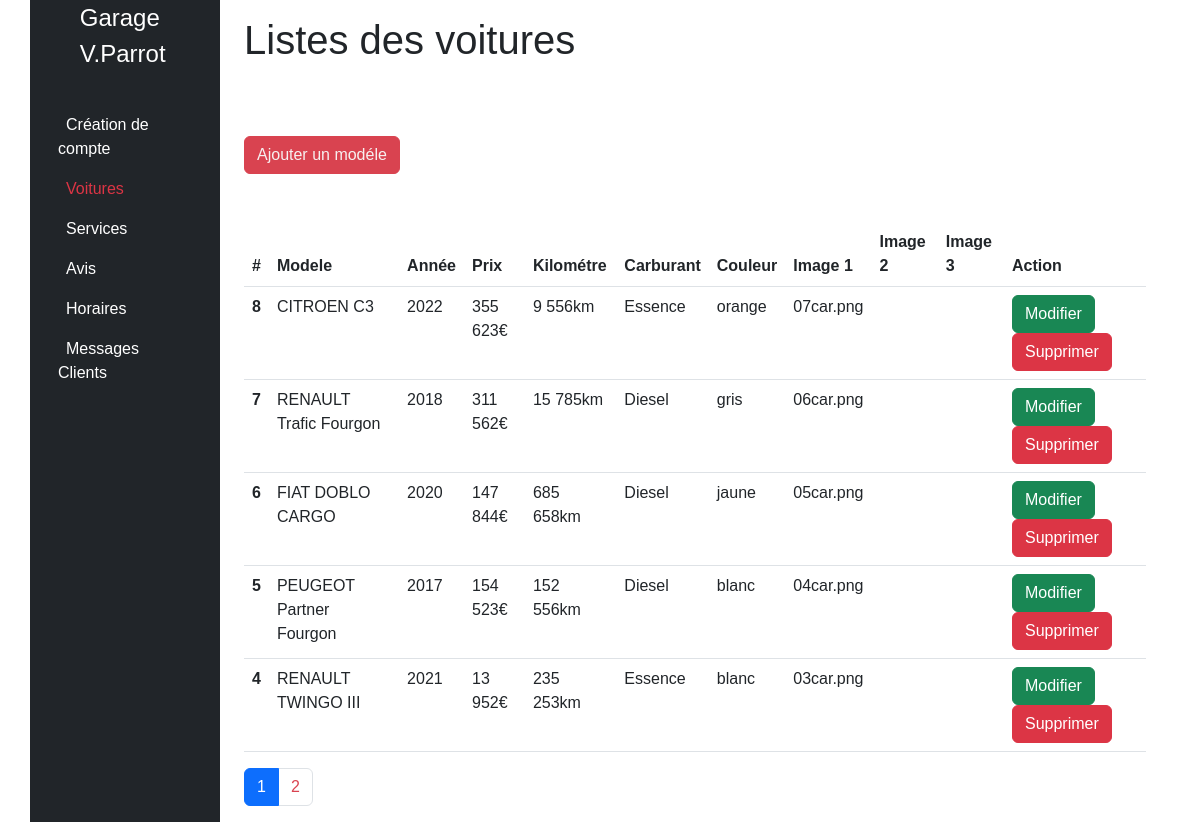
/admin/cars.php, run on an earlier commit of the app's database.
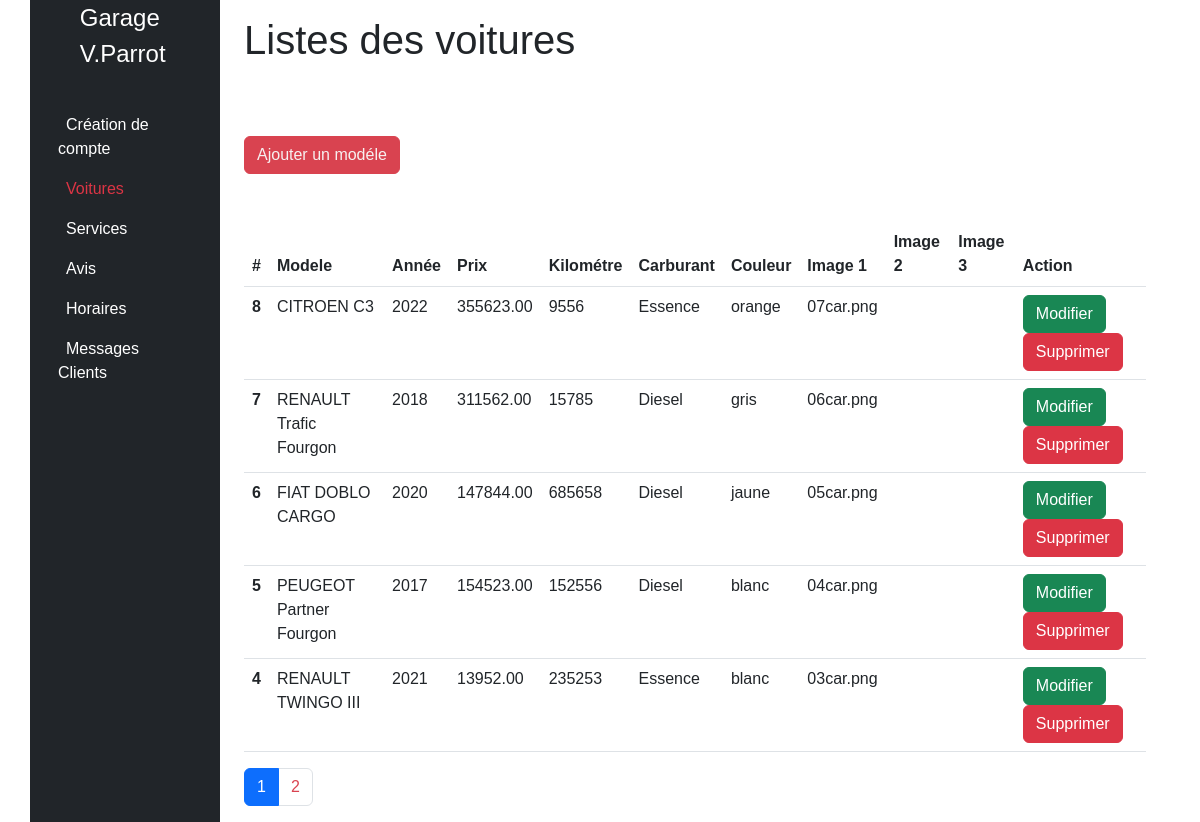
And on a later commit of the database.
### tables this page shows
CREATE TABLE pictures(
        picture_id INT PRIMARY KEY AUTO_INCREMENT  NOT NULL ,
        is_principal BOOL NOT NULL ,
        image1 VARCHAR (250) NOT NULL ,
        image2 VARCHAR (250) NOT NULL ,
        image3 VARCHAR (250) NOT NULL ,
        car_id INT NOT NULL,
    	CONSTRAINT picture_car_FK FOREIGN KEY (car_id) REFERENCES cars(car_id)
);

CREATE TABLE cars(
        car_id INT PRIMARY KEY AUTO_INCREMENT NOT NULL,
        model VARCHAR (50) NOT NULL,
        year INT NOT NULL,
        price DECIMAL(10, 2) NOT NULL,
   	    kilometer INT NOT NULL,
        full VARCHAR(50) NOT NULL,
        color VARCHAR (50) NOT NULL
);

### lib/car.php (called while the page is built, shortened)
<?php
function getCars(PDO $pdo, int $limit = null, int $page = null):array
{
  $sql = "SELECT c.*, p.*
          FROM cars c
          LEFT JOIN pictures p ON c.car_id = p.car_id
          ORDER BY c.car_id DESC";
  if ($page){
    $sql .= " LIMIT :offset, :limit";
  }
  $query = $pdo->prepare($sql);
  if ($limit) {
    $query->bindValue(":limit", $limit, PDO::PARAM_INT);
  }
  if ($page) {
    $offset = ($page -1) * $limit;
    $query->bindValue(":offset", $offset, PDO::PARAM_INT);
  }
  $query->execute();
  $cars = $query->fetchAll(PDO::FETCH_ASSOC);
  return $cars;
}
function getTotalCar(PDO $pdo):int
{
  $sql = "SELECT COUNT(*) as total
          FROM cars";
  $query = $pdo->prepare($sql);
  $query->execute();
  $result = $query->fetch(PDO::FETCH_ASSOC);
  return $result["total"];
}
  ?>

### admin/cars.php (the view, shortened to what this page needs)
<?php
require_once __DIR__. "/../lib/pdo.php";
require_once __DIR__. "/../lib/car.php";
require_once __DIR__. "/templates/header.php";
if (isset($_GET["page"])) {
    $currentPage = (int)$_GET["page"];
} else {
    $currentPage = 1;
}
$cars = getCars($pdo, _ADMIN_ITEM_PER_PAGE_, $currentPage);
$totalCars = getTotalCar($pdo);
$totalPages = ceil($totalCars / _ADMIN_ITEM_PER_PAGE_ );
?>
<h1 class="py-3">Listes des voitures</h1>
<div class="d-flex gap-é justify-content-left py-5">
    <a class="btn btn-primary d-inline-flex align-items-left" href="car.php">
        Ajouter un modéle
    </a>
</div>
<table class="table">
    <thead>
        <tr>
        <th scope="col">#</th>
        <th scope="col">Modele</th>
        <th scope="col">Année</th>
        <th scope="col">Prix</th>
        <th scope="col">Kilométre</th>
        <th scope="col">Carburant</th>
        <th scope="col">Couleur</th>
        <th scope="col">Image 1</th>
        <th scope="col">Image 2</th>
        <th scope="col">Image 3</th>
        <th scope="col">Action</th>
        </tr>
    </thead>
    <tbody>
        <?php foreach($cars as $car) { ?>
        <tr>
        <th scope="row"><?= $car["car_id"] ?></th>
        <td><?= $car["model"] ?></td>
        <td><?= $car["year"] ?></td>
        <td><?= $car["price"] ?></td>
        <td><?= $car["kilometer"] ?></td>
        <td><?= $car["full"] ?></td>
        <td><?= $car["color"] ?></td>
        <td><?= $car["image1"] ?></td>
        <td><?= $car["image2"] ?></td>
        <td><?= $car["image3"] ?></td>
        <td>
            <a href="car.php?id=<?=$car['car_id']?>" type="button" class="btn btn-success" >Modifier</a>
            <a href="car_delete.php?id=<?=$car['car_id']?>" type="button" class="btn btn-danger"
             onclick="return confirm('Etes-vous sur de vouloir supprimer ce modéle')">
                Supprimer
            </a>
        </td>
        <?php } ?>
        </tr>
    </tbody>
    </table>
    <?php if($totalPages > 1){?>
    <nav aria-label="Page navigation">
        <ul class="pagination">
            <?php  for ($i = 1; $i <= $totalPages; $i++){ ?>
                <li class="page-item  <?php if($i === $currentPage) { echo "active";}?>"><a class="page-link" href="?page=<?=$i;?>"><?=$i;?></a></li>
            <?php } ?>
        </ul>
    </nav>
    <?php } ?>

### admin/templates/header.php (shortened to what this page needs)
<!DOCTYPE html>
<html lang="en">
<head>
    <link href="https://cdn.jsdelivr.net/npm/bootstrap@5.3.0/dist/css/bootstrap.min.css" rel="stylesheet">
    <link rel="stylesheet" href="https://cdn.jsdelivr.net/npm/bootstrap-icons@1.10.5/font/bootstrap-icons.css">
    <link rel="stylesheet" href="../assets/css/styles.css">
</head>
<body>
<?php
$mainmenu =[
    'inscription.php'=>['label'=> 'Création de compte', 'icon'=>'fa-arrow-right-to-bracket'],
    'cars.php' => ['label' => 'Voitures', 'icon' => 'fa-car'],
    'services.php' => ['label' => 'Services', 'icon' => 'fa-gauge'],
    'opinions.php' => ['label' => 'Avis', 'icon' => 'fa-pen-to-square'],
    'openingTimes.php' => ['label' => 'Horaires', 'icon' => 'fa-calendar-days'],
    'forms.php' => ['label' => 'Messages Clients', 'icon' => 'fa-message'],
];
$page_active = basename($_SERVER["SCRIPT_NAME"]);
?>
<div class="container">
    <div class="row">
        <nav class="col-md-3 col-lg-2 d-md-block bg-dark sidebar">
            <div class="sidebar-sticky">
                <a href="index.php" class="d-flex align-items-center mb-3 mb-md-0 me-md-auto text-white text-decoration-none">
                    <svg class="bi pe-none me-2" width="40" height="32"><use xlink:href="#bootstrap"></use></svg>
                    <span class="fs-4">Garage V.Parrot</span>
                </a>
                <hr>
                <ul class="nav nav-pills flex-column mb-auto">
                    <?php foreach ($mainmenu as $page => $data) { ?>
                    <li class="nav-item <?php echo ($page_active == $page) ? 'active' : ''; ?>">
                        <a href="<?php echo $page; ?>" class="nav-link <?php echo ($page_active == $page) ? 'text-danger' : 'text-white'; ?>">
                            <?php echo $data['label']; ?>
                        </a>
                    </li>
                    <?php }; ?>
                </ul>
            </div>
        </nav>
        <main class="col-md-9 ms-sm-auto col-lg-10 px-md-4">

### assets/css/styles.css (style rules this page uses)
:root { --primary: #D94350; --secondary: #D9777F; --success: #28a745; --danger: #dc3545; --warning: #fd7e14; --info: #17a2b8; --light: #f8f9fa; --dark: #1d1f20; --bs-nav-link-color: var(--primary); --bs-link-color: var(--primary); --bs-link-hover-color: var(--secondary); }
.btn-primary { --bs-btn-color: #f7f0f0; --bs-btn-bg: var(--primary); --bs-btn-border-color: var(--primary); --bs-btn-hover-color: #fff; --bs-btn-hover-bg: #ffc697; --bs-btn-hover-border-color: var(--secondary); --bs-btn-focus-shadow-rgb: 49,132,253; --bs-btn-active-color: #fff; --bs-btn-active-bg: #4e7277; --bs-btn-active-border-color: var(--secondary); --bs-btn-active-shadow: inset 0 3px 5px rgba(0, 0, 0, 0.125); --bs-btn-disabled-color: #fff; --bs-btn-disabled-bg: #4f4f4f; --bs-btn-disabled-border-color: #343434; }
.nav-pills { --bs-nav-pills-border-radius: 0.375rem; --bs-nav-pills-link-active-color: #fff; --bs-nav-pills-link-active-bg: var(--primary); }
body { font-family: 'Barlow Condensed', sans-serif; }
h1, h2 { font-family: 'Rajdhani', sans-serif; }

What changed in the data, as far as the page shows it:
changed through a linked row, pictures "07car.png": car.price "355 623€" → "355623.00"; car.kilometer "9 556km" → "9556"
changed through a linked row, pictures "06car.png": car.price "311 562€" → "311562.00"; car.kilometer "15 785km" → "15785"
changed through a linked row, pictures "05car.png": car.price "147 844€" → "147844.00"; car.kilometer "685 658km" → "685658"
changed through a linked row, pictures "04car.png": car.price "154 523€" → "154523.00"; car.kilometer "152 556km" → "152556"
changed through a linked row, pictures "03car.png": car.price "13 952€" → "13952.00"; car.kilometer "235 253km" → "235253"
